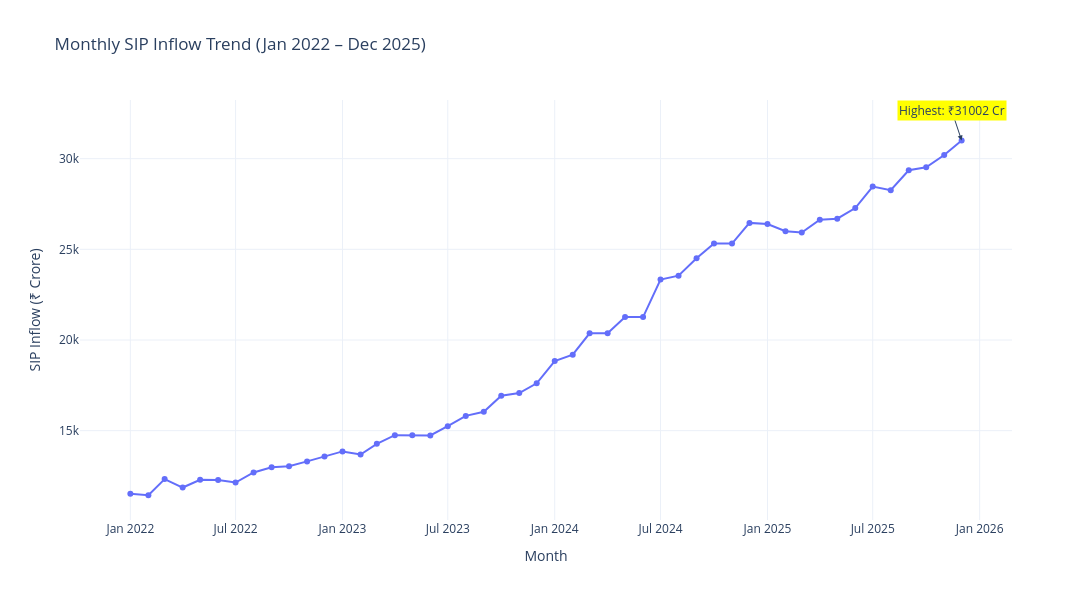

Here is the notebook cell this chart was saved with:
### Code cell
import plotly.express as px

fig = px.line(
    sip,
    x="month",
    y="sip_inflow_crore",
    title="Monthly SIP Inflow Trend (Jan 2022 – Dec 2025)",
    markers=True
)

# Find highest SIP inflow
max_row = sip.loc[sip["sip_inflow_crore"].idxmax()]

fig.add_annotation(
    x=max_row["month"],
    y=max_row["sip_inflow_crore"],
    text=f'Highest: ₹{max_row["sip_inflow_crore"]:.0f} Cr',
    showarrow=True,
    arrowhead=2,
    bgcolor="yellow"
)

fig.update_layout(
    template="plotly_white",
    xaxis_title="Month",
    yaxis_title="SIP Inflow (₹ Crore)",
    width=1200,
    height=600
)

fig.show()
